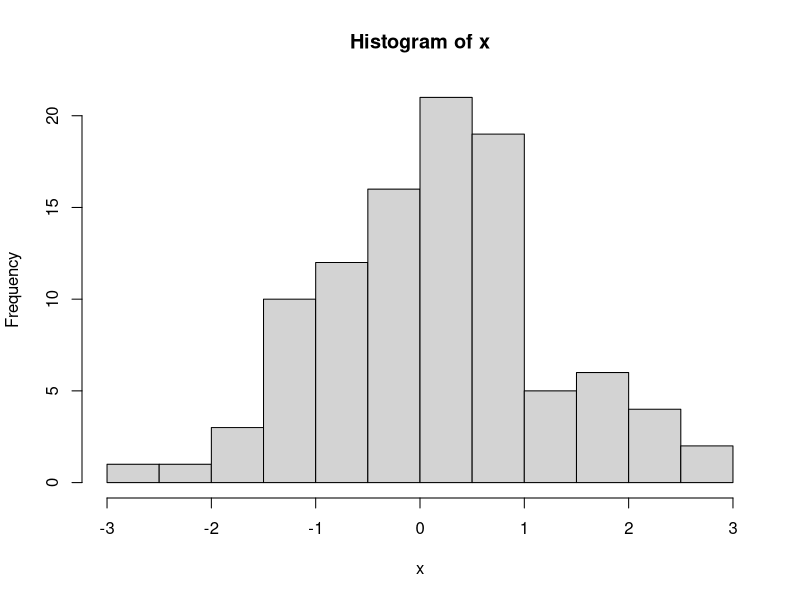

Reproduce this figure in R.
## ---- chunk 1
knitr::opts_chunk$set(echo = TRUE)
## ---- chunk 2
x <- rnorm(100)

hist(x)
